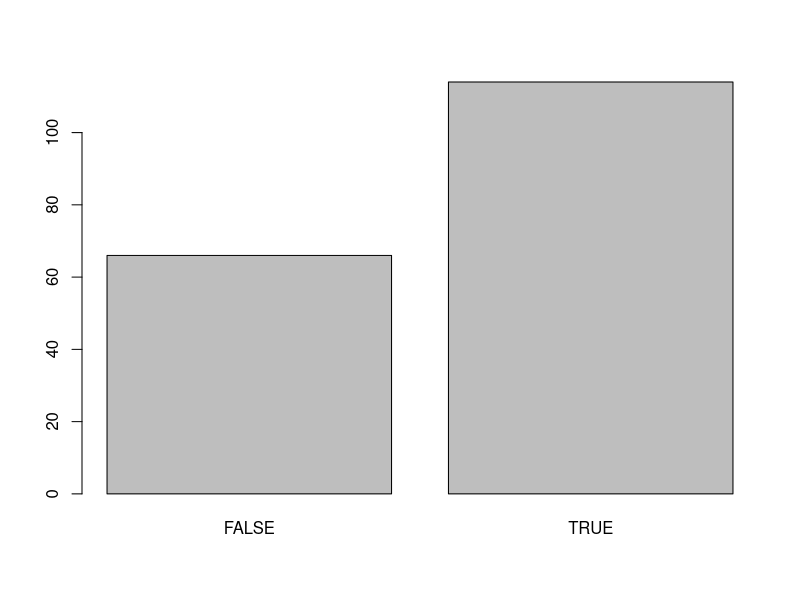
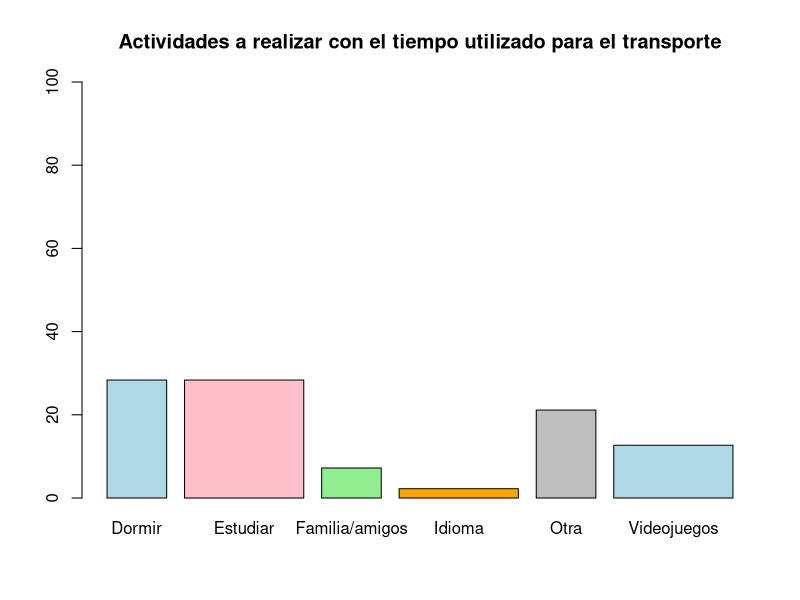

Recreate these plots in R, in order. (Note: this script raises an error after producing the figures.)
## ---- chunk 1
rm(list=ls())
## ---- chunk 2
library(readr)
library(dplyr)
## ---- chunk 3
DF <- read_csv("Base_DatosFINAL.csv")
## ---- chunk 4
dormir <- DF[,20:24]=="Dormir"
## ---- chunk 5
Dormir <- c()
i <- 1
while(i <= nrow(dormir)){
  
  Dormir[i] = dormir[i,1] | dormir[i,2] | dormir[i,3] |dormir[i,4]
  if(is.na(Dormir[i])){
    Dormir[i] <- FALSE
  }
  i = i + 1
}
## ---- chunk 6
DF3 <- cbind(DF,Dormir=Dormir)
## ---- chunk 7
barplot(table(DF3$Dormir))
## ---- chunk 8
estudiar <- DF[,20:24]=="Estudiar"
Estudiar <- c()
i <- 1
while(i <= nrow(estudiar)){
  
  Estudiar[i] = estudiar[i,1] | estudiar[i,2] | estudiar[i,3] |estudiar[i,4]
  if(is.na(Estudiar[i])){
    Estudiar[i] <- FALSE
  }
  i = i + 1
}
## ---- chunk 9
DF3 <- cbind(DF3,Estudiar=Estudiar)

## ---- chunk 10
video <- DF[,20:24]=="Jugar videojuegos"

Video <- c()
i <- 1
while(i <= nrow(video)){
  
  Video[i] = video[i,1] | video[i,2] | video[i,3] |video[i,4]
  if(is.na(Video[i])){
    Video[i] <- FALSE
  }
  i = i + 1
}

DF3 <- cbind(DF3,Videojuegos=Video)

## ---- chunk 11
deporte <- DF[,20:24]=="Deporte o alguna actividad fisica"
Deporte <- c()
i <- 1
while(i <= nrow(deporte)){
  
  Deporte[i] = deporte[i,1] | deporte[i,2] | deporte[i,3] |deporte[i,4]
  if(is.na(Deporte[i])){
    Deporte[i] <- FALSE
  }
  i = i + 1
}

DF3 <- cbind(DF3,Deporte=Deporte)
## ---- chunk 12
familiaamigos <- DF[,20:24]=="Pasar tiempo con familia o amigos"

FamiliaAmigos <- c()
i <- 1
while(i <= nrow(familiaamigos)){
  
  FamiliaAmigos[i] = familiaamigos[i,1] | familiaamigos[i,2] | familiaamigos[i,3] |familiaamigos[i,4]
  if(is.na(FamiliaAmigos[i])){
    FamiliaAmigos[i] <- FALSE
  }
  i = i + 1
}

DF3 <- cbind(DF3,FamiliaAmigos=FamiliaAmigos)
## ---- chunk 13
idioma <- DF[,20:24]=="Aprender algun idioma"

Idioma <- c()
i <- 1
while(i <= nrow(idioma)){
  
  Idioma[i] = idioma[i,1] | idioma[i,2] | idioma[i,3] |idioma[i,4]
  if(is.na(Idioma[i])){
    Idioma[i] <- FALSE
  }
  i = i + 1
}

DF3 <- cbind(DF3,Idioma=Idioma)
## ---- chunk 14
a1 <- DF[,20:24]!=c("Deporte o alguna actividad fisica")
i <-1
while(i<=nrow(a1)){
  if(is.na(a1[i,1])){
    a1[i,1] = FALSE
  }
  if(is.na(a1[i,2])){
    a1[i,2] = FALSE
  }
  if(is.na(a1[i,3])){
    a1[i,3] = FALSE
  }
  if(is.na(a1[i,4])){
    a1[i,4] = FALSE
  }
  if(is.na(a1[i,5])){
    a1[i,5] = FALSE
  }
  i = i + 1
}
## ---- chunk 15
a2 <- DF[,20:24]!=c("Dormir")
i <-1
while(i<=nrow(a2)){
  if(is.na(a2[i,1])){
    a2[i,1] = FALSE
  }
  if(is.na(a2[i,2])){
    a2[i,2] = FALSE
  }
  if(is.na(a2[i,3])){
    a2[i,3] = FALSE
  }
  if(is.na(a2[i,4])){
    a2[i,4] = FALSE
  }
  if(is.na(a2[i,5])){
    a2[i,5] = FALSE
  }
  i = i + 1
}
## ---- chunk 16
a3 <- DF[,20:24]!=c("Aprender algun idioma")
i <-1
while(i<=nrow(a3)){
  if(is.na(a3[i,1])){
    a3[i,1] = FALSE
  }
  if(is.na(a3[i,2])){
    a3[i,2] = FALSE
  }
  if(is.na(a3[i,3])){
    a3[i,3] = FALSE
  }
  if(is.na(a3[i,4])){
    a3[i,4] = FALSE
  }
  if(is.na(a3[i,5])){
    a3[i,5] = FALSE
  }
  i = i + 1
}
## ---- chunk 17
a4 <- DF[,20:24]!=c("Pasar tiempo con familia o amigos")
i <-1
while(i<=nrow(a4)){
  if(is.na(a4[i,1])){
    a4[i,1] = FALSE
  }
  if(is.na(a4[i,2])){
    a4[i,2] = FALSE
  }
  if(is.na(a4[i,3])){
    a4[i,3] = FALSE
  }
  if(is.na(a4[i,4])){
    a4[i,4] = FALSE
  }
  if(is.na(a4[i,5])){
    a4[i,5] = FALSE
  }
  i = i + 1
}
## ---- chunk 18
a5 <- DF[,20:24]!=c("Estudiar")
i <-1
while(i<=nrow(a5)){
  if(is.na(a5[i,1])){
    a5[i,1] = FALSE
  }
  if(is.na(a5[i,2])){
    a5[i,2] = FALSE
  }
  if(is.na(a5[i,3])){
    a5[i,3] = FALSE
  }
  if(is.na(a5[i,4])){
    a5[i,4] = FALSE
  }
  if(is.na(a5[i,5])){
    a5[i,5] = FALSE
  }
  i = i + 1
}
## ---- chunk 19
a6 <- DF[,20:24]!=c("Jugar videojuegos")
i <-1
while(i<=nrow(a6)){
  if(is.na(a6[i,1])){
    a6[i,1] = FALSE
  }
  if(is.na(a6[i,2])){
    a6[i,2] = FALSE
  }
  if(is.na(a6[i,3])){
    a6[i,3] = FALSE
  }
  if(is.na(a6[i,4])){
    a6[i,4] = FALSE
  }
  if(is.na(a6[i,5])){
    a6[i,5] = FALSE
  }
  i = i + 1
}
## ---- chunk 20
 b1 <- a1[,1] &a2[,1] &a3[,1] &a4[,1] &a5[,1] &a6[,1]
 b2 <- a1[,2] &a2[,2] &a3[,2] &a4[,2] &a5[,2] &a6[,2] 
 b3 <- a1[,3] &a2[,3] &a3[,3] &a4[,3] &a5[,3] &a6[,3] 
 b4 <- a1[,4] &a2[,4] &a3[,4] &a4[,4] &a5[,4] &a6[,4] 
 b5 <- a1[,5] &a2[,5] &a3[,5] &a4[,5] &a5[,5] &a6[,5] 
## ---- chunk 21
Otro <- b1|b2|b3|b4|b5
## ---- chunk 22

DF3 <- cbind(DF3,Otro=Otro)
## ---- chunk 23

## ---- chunk 24
sum(DF3$Dormir) ->dormir
sum(DF3$Estudiar) -> estudiar
sum(DF3$Videojuegos)->videojuegos
sum(DF3$FamiliaAmigos)->familiaamigos
sum(DF3$Idioma)->idioma
sum(DF3$Otro)->otro
## ---- chunk 25
alt <- data.frame(Actividad=c("Dormir"), stringsAsFactors = FALSE)


## ---- chunk 26
alt
## ---- chunk 27
dormir
## ---- chunk 28
dormir <- dormir -1
while(dormir >= 1){
  alt <- rbind(alt,"Dormir")
  dormir <- dormir -1
}
## ---- chunk 29
alt
## ---- chunk 30

## ---- chunk 31
while(estudiar){
  alt <- rbind(alt,"Estudiar")
  estudiar <- estudiar -1
}
## ---- chunk 32
while(videojuegos){
  alt <- rbind(alt,"Videojuegos")
  videojuegos <- videojuegos -1
}
while(familiaamigos){
  alt <- rbind(alt,"Familia/amigos")
  familiaamigos <- familiaamigos-1
}
while(idioma){
  alt <- rbind(alt,"Idioma")
  idioma <- idioma -1
}
while(otro){
  alt <- rbind(alt,"Otra")
  otro <- otro -1
}
## ---- chunk 33
table(alt$Actividad)
## ---- chunk 34
barplot(table(alt$Actividad)/nrow(alt)*100, main="Actividades a realizar con el tiempo utilizado para el transporte", col = c("lightblue","pink","lightgreen", "orange", "gray"), width = c(1,2),ylim=c(0,100))
## ---- chunk 35
carro <- DF[,16:19]=="Carro Particular"
carro
## ---- chunk 36
Carro <- c()
i <- 1
while(i <= nrow(carro)){
  
  Carro[i] = carro[i,1] | carro[i,2] | carro[i,3] |carro[i,4]
  if(is.na(Carro[i])){
    Carro[i] <- FALSE
  }
  i = i + 1
}
## ---- chunk 37
DF3 <- cbind(DF,Carro=Carro)
## ---- chunk 38
barplot(table(DF3$Dormir))
## ---- chunk 39
taxi <- DF[,16:19]=="Taxi"
Taxi <- c()
i <- 1
while(i <= nrow(taxi)){
  
  Taxi[i] = taxi[i,1] | taxi[i,2] | taxi[i,3] |taxi[i,4]
  if(is.na(Taxi[i])){
    Taxi[i] <- FALSE
  }
  i = i + 1
}
## ---- chunk 40
DF3 <- cbind(DF3,Taxi=Taxi)

## ---- chunk 41
metropolitano <- DF[,16:19]=="Metropolitano / Corredor rojo"

Metropolitano <- c()
i <- 1
while(i <= nrow(metropolitano)){
  
  Metropolitano[i] = metropolitano[i,1] | metropolitano[i,2] | metropolitano[i,3] |metropolitano[i,4]
  if(is.na(Metropolitano[i])){
    Metropolitano[i] <- FALSE
  }
  i = i + 1
}

DF3 <- cbind(DF3[,1:27],Metropolitano=Metropolitano)

## ---- chunk 42
micro <- DF[,16:19]=="Combi / micro"
Micro <- c()
i <- 1
while(i <= nrow(micro)){
  
  Micro[i] = micro[i,1] | micro[i,2] | micro[i,3] |micro[i,4]
  if(is.na(Micro[i])){
    Micro[i] <- FALSE
  }
  i = i + 1
}

DF3 <- cbind(DF3,Micro=Micro)
## ---- chunk 43
bici <- DF[,16:19]=="Bicicleta / scooter"

Bici <- c()
i <- 1
while(i <= nrow(bici)){
  
  Bici[i] = bici[i,1] | bici[i,2] | bici[i,3] |bici[i,4]
  if(is.na(Bici[i])){
    Bici[i] <- FALSE
  }
  i = i + 1
}

DF3 <- cbind(DF3,Bici=Bici)
## ---- chunk 44
camino <- DF[,16:19]=="Voy caminando"

Camino <- c()
i <- 1
while(i <= nrow(camino)){
  
  Camino[i] = camino[i,1] | camino[i,2] | camino[i,3] |camino[i,4]
  if(is.na(Camino[i])){
    Camino[i] <- FALSE
  }
  i = i + 1
}

DF3 <- cbind(DF3,Camino=Camino)
## ---- chunk 45
a1 <- DF[,16:19]!=c("Carro Particular")
i <-1
while(i<=nrow(a1)){
  if(is.na(a1[i,1])){
    a1[i,1] = FALSE
  }
  if(is.na(a1[i,2])){
    a1[i,2] = FALSE
  }
  if(is.na(a1[i,3])){
    a1[i,3] = FALSE
  }
  if(is.na(a1[i,4])){
    a1[i,4] = FALSE
  }
 
  i = i + 1
}
## ---- chunk 46
a2 <- DF[,16:19]!=c("Taxi")
i <-1
while(i<=nrow(a2)){
  if(is.na(a2[i,1])){
    a2[i,1] = FALSE
  }
  if(is.na(a2[i,2])){
    a2[i,2] = FALSE
  }
  if(is.na(a2[i,3])){
    a2[i,3] = FALSE
  }
  if(is.na(a2[i,4])){
    a2[i,4] = FALSE
  }
 
  i = i + 1
}
## ---- chunk 47
a3 <- DF[,16:19]!=c("Metropolitano / Corredor rojo")
i <-1
while(i<=nrow(a3)){
  if(is.na(a3[i,1])){
    a3[i,1] = FALSE
  }
  if(is.na(a3[i,2])){
    a3[i,2] = FALSE
  }
  if(is.na(a3[i,3])){
    a3[i,3] = FALSE
  }
  if(is.na(a3[i,4])){
    a3[i,4] = FALSE
  }

  i = i + 1
}
## ---- chunk 48
a4 <- DF[,16:19]!=c("Combi / micro")
i <-1
while(i<=nrow(a4)){
  if(is.na(a4[i,1])){
    a4[i,1] = FALSE
  }
  if(is.na(a4[i,2])){
    a4[i,2] = FALSE
  }
  if(is.na(a4[i,3])){
    a4[i,3] = FALSE
  }
  if(is.na(a4[i,4])){
    a4[i,4] = FALSE
  }
 
  i = i + 1
}
## ---- chunk 49
a5 <- DF[,16:19]!=c("Bicicleta / scooter")
i <-1
while(i<=nrow(a5)){
  if(is.na(a5[i,1])){
    a5[i,1] = FALSE
  }
  if(is.na(a5[i,2])){
    a5[i,2] = FALSE
  }
  if(is.na(a5[i,3])){
    a5[i,3] = FALSE
  }
  if(is.na(a5[i,4])){
    a5[i,4] = FALSE
  }
 
  i = i + 1
}
## ---- chunk 50
a6 <- DF[,16:19]!=c("Voy caminando")
i <-1
while(i<=nrow(a6)){
  if(is.na(a6[i,1])){
    a6[i,1] = FALSE
  }
  if(is.na(a6[i,2])){
    a6[i,2] = FALSE
  }
  if(is.na(a6[i,3])){
    a6[i,3] = FALSE
  }
  if(is.na(a6[i,4])){
    a6[i,4] = FALSE
  }

  i = i + 1
}
## ---- chunk 51
 b1 <- a1[,1] &a2[,1] &a3[,1] &a4[,1] &a5[,1] &a6[,1]
 b2 <- a1[,2] &a2[,2] &a3[,2] &a4[,2] &a5[,2] &a6[,2] 
 b3 <- a1[,3] &a2[,3] &a3[,3] &a4[,3] &a5[,3] &a6[,3] 
 b4 <- a1[,4] &a2[,4] &a3[,4] &a4[,4] &a5[,4] &a6[,4] 
## ---- chunk 52
Otro <- b1|b2|b3|b4|b5
## ---- chunk 53

DF3 <- cbind(DF3,OtroTransporte=Otro)
## ---- chunk 54
sum(DF3$OtroTransporte)
## ---- chunk 55
sum(DF3$Carro) ->carro
sum(DF3$Taxi) -> taxi
sum(DF3$Micro)->micro
sum(DF3$Metropolitano)->metro
sum(DF3$Camino)->camino
sum(DF3$OtroTransporte)->otrotransporte
## ---- chunk 56
alt2 <- data.frame(Actividad=c("Carro"), stringsAsFactors = FALSE)


## ---- chunk 57
alt2
## ---- chunk 58
carro
## ---- chunk 59
carro <- carro -1
while(carro >= 1){
  alt2 <- rbind(alt2,"Carro")
  carro <- carro -1
}
## ---- chunk 60
alt2
## ---- chunk 61

## ---- chunk 62
while(taxi){
  alt2 <- rbind(alt2,"Taxi")
  taxi <- taxi -1
}
## ---- chunk 63
while(micro){
  alt2 <- rbind(alt2,"Micro/combi")
  micro <- micro -1
}
while(familiaamigos){
  alt2 <- rbind(alt2,"Familia/amigos")
  familiaamigos <- familiaamigos-1
}
while(camino){
  alt2 <- rbind(alt2,"A pie")
  camino <- camino -1
}
while(otrotransporte){
  alt2 <- rbind(alt2,"Otro transporte")
  otrotransporte <- otrotransporte -1
}
## ---- chunk 64
table(alt2$Actividad)/nrow(alt2)*100
## ---- chunk 65
barplot(table(alt2$Actividad)/nrow(alt2)*100, main="Medio de transporte", col = c("lightblue","pink","lightgreen", "orange", "gray"), width = c(1,2),ylim=c(0,100))
## ---- chunk 66
write_csv(alt2, "Transporte.csv")
## ---- chunk 67
write_csv(alt, "Actividad.csv")

